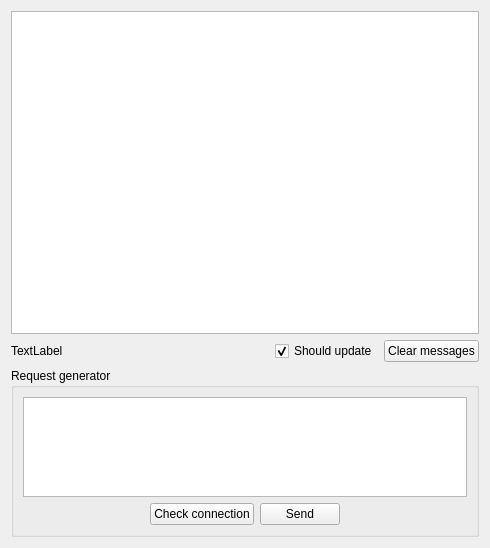
<?xml version="1.0" encoding="UTF-8"?>
<ui version="4.0">
 <class>VMTDNxApiAdapterForm</class>
 <widget class="QWidget" name="VMTDNxApiAdapterForm">
  <property name="geometry">
   <rect>
    <x>0</x>
    <y>0</y>
    <width>490</width>
    <height>548</height>
   </rect>
  </property>
  <property name="windowTitle">
   <string>Form</string>
  </property>
  <layout class="QVBoxLayout" name="verticalLayout_2">
   <item>
    <widget class="QPlainTextEdit" name="pteFlow">
     <property name="sizePolicy">
      <sizepolicy hsizetype="Expanding" vsizetype="Expanding">
       <horstretch>1</horstretch>
       <verstretch>1</verstretch>
      </sizepolicy>
     </property>
     <property name="sizeIncrement">
      <size>
       <width>0</width>
       <height>0</height>
      </size>
     </property>
    </widget>
   </item>
   <item>
    <layout class="QHBoxLayout" name="hl_1">
     <property name="topMargin">
      <number>0</number>
     </property>
     <item>
      <widget class="QLabel" name="lbUrl">
       <property name="text">
        <string>TextLabel</string>
       </property>
      </widget>
     </item>
     <item>
      <spacer name="_4">
       <property name="orientation">
        <enum>Qt::Horizontal</enum>
       </property>
       <property name="sizeHint" stdset="0">
        <size>
         <width>40</width>
         <height>20</height>
        </size>
       </property>
      </spacer>
     </item>
     <item>
      <widget class="QCheckBox" name="chbShouldUpdate">
       <property name="text">
        <string>Should update</string>
       </property>
       <property name="checked">
        <bool>true</bool>
       </property>
      </widget>
     </item>
     <item>
      <widget class="QPushButton" name="pbClearFlow">
       <property name="text">
        <string>Clear messages</string>
       </property>
      </widget>
     </item>
    </layout>
   </item>
   <item>
    <widget class="QGroupBox" name="gbCommand">
     <property name="title">
      <string>Request generator</string>
     </property>
     <layout class="QVBoxLayout" name="verticalLayout">
      <item>
       <widget class="QPlainTextEdit" name="pteCommand">
        <property name="maximumSize">
         <size>
          <width>16777215</width>
          <height>100</height>
         </size>
        </property>
       </widget>
      </item>
      <item>
       <layout class="QHBoxLayout" name="_1">
        <item>
         <spacer name="_3">
          <property name="orientation">
           <enum>Qt::Horizontal</enum>
          </property>
          <property name="sizeHint" stdset="0">
           <size>
            <width>40</width>
            <height>20</height>
           </size>
          </property>
         </spacer>
        </item>
        <item>
         <widget class="QPushButton" name="pbCheckConnection">
          <property name="text">
           <string>Check connection</string>
          </property>
         </widget>
        </item>
        <item>
         <widget class="QPushButton" name="pbSendCommand">
          <property name="text">
           <string>Send</string>
          </property>
         </widget>
        </item>
        <item>
         <spacer name="_2">
          <property name="orientation">
           <enum>Qt::Horizontal</enum>
          </property>
          <property name="sizeHint" stdset="0">
           <size>
            <width>40</width>
            <height>20</height>
           </size>
          </property>
         </spacer>
        </item>
       </layout>
      </item>
     </layout>
    </widget>
   </item>
  </layout>
 </widget>
 <resources/>
 <connections/>
</ui>
